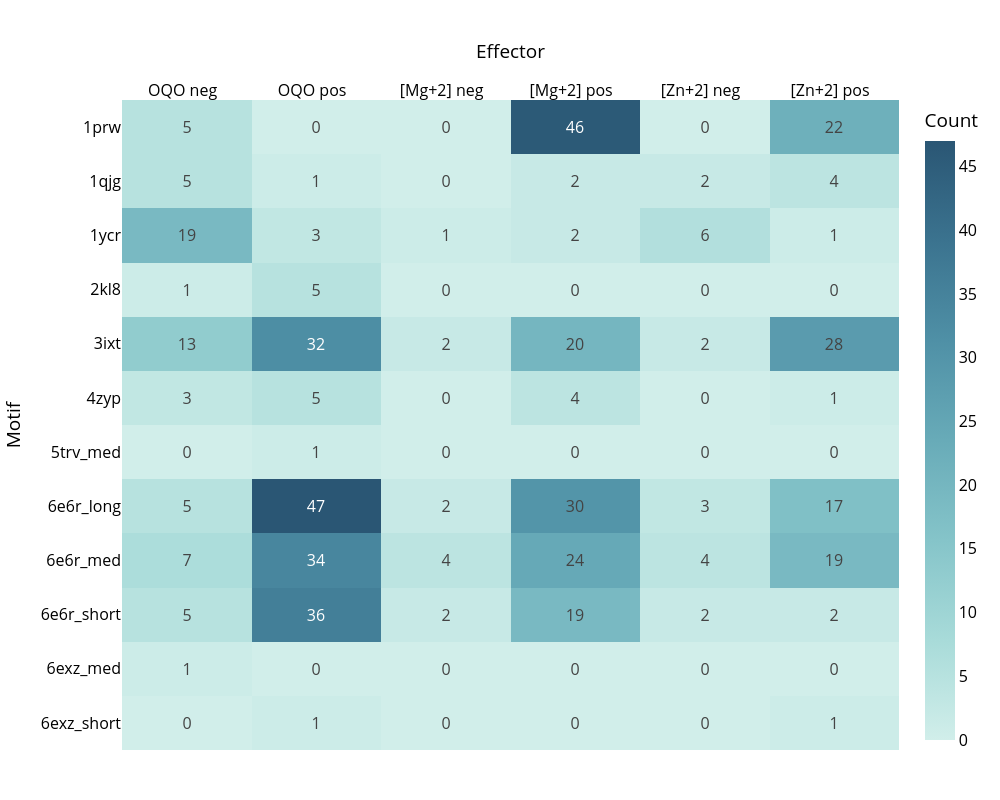

The cell this chart's notebook holds for it:
### Code cell
import plotly.express as px

# 1. Transpose so motifs are rows
heatmap_df_T = heatmap_df.T


# 4. Plot with Plotly
fig = px.imshow(
    heatmap_df_T.values,
    x=heatmap_df_T.columns,
    y=heatmap_df_T.index,
    color_continuous_scale="Teal",
    aspect="auto",
    text_auto=True
)

fig.update_layout(
    font=dict(size=16, color="black"),
    xaxis=dict(side="top", tickangle=0),   # effectors on top
    yaxis=dict(autorange="reversed"),
    xaxis_title="Effector",
    yaxis_title="Motif",
    coloraxis_colorbar=dict(title="Count"),
    width=1000,
    height=800,
    margin=dict(l=50, r=50, t=100, b=50)
)

fig.show()

### Figure 1 — Plotly figure (JSON) as saved in the notebook; plotly's stock layout.template omitted (floating-point values rounded to 4 significant figures)
{"data": [{"coloraxis": "coloraxis", "hovertemplate": "x: %{x}<br>y: %{y}<br>color: %{z}<extra></extra>", "name": "0", "texttemplate": "%{z}", "type": "heatmap", "x": ["OQO neg  ", "OQO pos  ", "[Mg+2] neg  ", "[Mg+2] pos  ", "[Zn+2] neg  ", "[Zn+2] pos  "], "xaxis": "x", "y": ["1prw", "1qjg", "1ycr", "2kl8", "3ixt", "4zyp", "5trv_med", "6e6r_long", "6e6r_med", "6e6r_short", "6exz_med", "6exz_short"], "yaxis": "y", "z": [[5.0, 0.0, 0.0, 46.0, 0.0, 22.0], [5.0, 1.0, 0.0, 2.0, 2.0, 4.0], [19.0, 3.0, 1.0, 2.0, 6.0, 1.0], [1.0, 5.0, 0.0, 0.0, 0.0, 0.0], [13.0, 32.0, 2.0, 20.0, 2.0, 28.0], [3.0, 5.0, 0.0, 4.0, 0.0, 1.0], [0.0, 1.0, 0.0, 0.0, 0.0, 0.0], [5.0, 47.0, 2.0, 30.0, 3.0, 17.0], [7.0, 34.0, 4.0, 24.0, 4.0, 19.0], [5.0, 36.0, 2.0, 19.0, 2.0, 2.0], [1.0, 0.0, 0.0, 0.0, 0.0, 0.0], [0.0, 1.0, 0.0, 0.0, 0.0, 1.0]]}], "layout": {"coloraxis": {"colorbar": {"title": {"text": "Count"}}, "colorscale": [[0, "rgb(209, 238, 234)"], [0.1667, "rgb(168, 219, 217)"], [0.3333, "rgb(133, 196, 201)"], [0.5, "rgb(104, 171, 184)"], [0.6667, "rgb(79, 144, 166)"], [0.8333, "rgb(59, 115, 143)"], [1, "rgb(42, 86, 116)"]]}, "font": {"color": "black", "size": 16}, "height": 800, "margin": {"b": 50, "l": 50, "r": 50, "t": 100}, "width": 1000, "xaxis": {"anchor": "y", "domain": [0, 1], "side": "top", "tickangle": 0, "title": {"text": "Effector"}}, "yaxis": {"anchor": "x", "autorange": "reversed", "domain": [0, 1], "title": {"text": "Motif"}}}}
